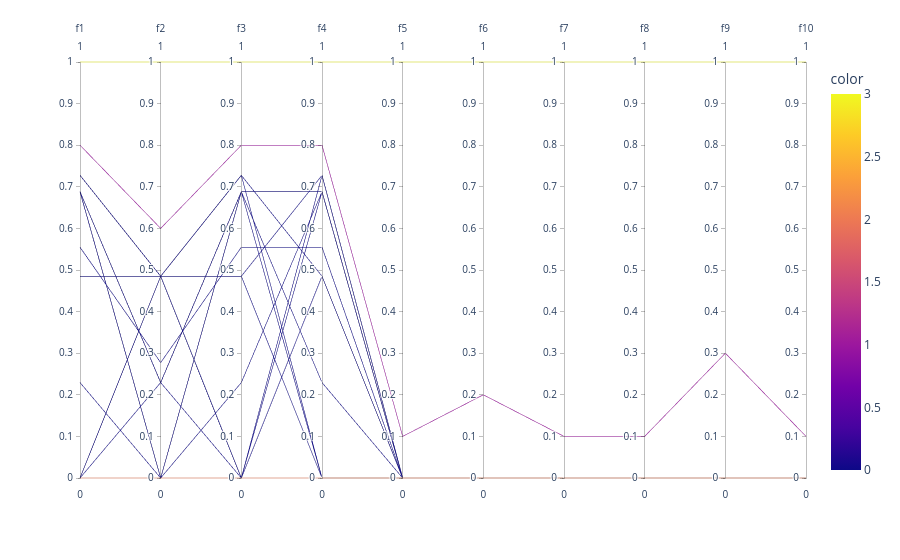

Notebook cell for this chart:
### Code cell
val_non_dom = [[0]] * len(val[non_dom,:])
val_non_dom = pd.DataFrame(np.hstack((val[non_dom,:], val_non_dom)), columns=columns)
ex.parallel_coordinates(
        pd.concat([val_non_dom, resp, ide, nad]),
        dimensions=problem.get_objective_names()[0],
        color="color")

### Figure 1 — Plotly figure (JSON) as saved in the notebook; plotly's stock layout.template omitted (floating-point values rounded to 4 significant figures)
{"data": [{"dimensions": [{"label": "f1", "values": [0, 0, 0, 0.2294, 0.5547, 0.4851, 0.4851, 0.6882, 0.6882, 0.6882, 0.6882, 0.7276, 0.7276, 0.8, 0, 1]}, {"label": "f2", "values": [0.2294, 0.4851, 0.4851, 0, 0.2774, 0.4851, 0.4851, 0, 0, 0.2294, 0.2294, 0.4851, 0.4851, 0.6, 0, 1]}, {"label": "f3", "values": [0.6882, 0.4851, 0.7276, 0.6882, 0.5547, 0, 0.7276, 0.2294, 0.6882, 0, 0.6882, 0, 0.4851, 0.8, 0, 1]}, {"label": "f4", "values": [0.6882, 0.7276, 0.4851, 0.6882, 0.5547, 0.7276, 0, 0.6882, 0.2294, 0.6882, 0, 0.4851, 0, 0.8, 0, 1]}, {"label": "f5", "values": [0, 0, 0, 0, 0, 0, 0, 0, 0, 0, 0, 0, 0, 0.1, 0, 1]}, {"label": "f6", "values": [0, 0, 0, 0, 0, 0, 0, 0, 0, 0, 0, 0, 0, 0.2, 0, 1]}, {"label": "f7", "values": [0, 0, 0, 0, 0, 0, 0, 0, 0, 0, 0, 0, 0, 0.1, 0, 1]}, {"label": "f8", "values": [0, 0, 0, 0, 0, 0, 0, 0, 0, 0, 0, 0, 0, 0.1, 0, 1]}, {"label": "f9", "values": [0, 0, 0, 0, 0, 0, 0, 0, 0, 0, 0, 0, 0, 0.3, 0, 1]}, {"label": "f10", "values": [0, 0, 0, 0, 0, 0, 0, 0, 0, 0, 0, 0, 0, 0.1, 0, 1]}], "domain": {"x": [0, 1], "y": [0, 1]}, "line": {"color": [0, 0, 0, 0, 0, 0, 0, 0, 0, 0, 0, 0, 0, 1, 2, 3], "coloraxis": "coloraxis"}, "name": "", "type": "parcoords"}], "layout": {"coloraxis": {"colorbar": {"title": {"text": "color"}}, "colorscale": [[0, "#0d0887"], [0.1111, "#46039f"], [0.2222, "#7201a8"], [0.3333, "#9c179e"], [0.4444, "#bd3786"], [0.5556, "#d8576b"], [0.6667, "#ed7953"], [0.7778, "#fb9f3a"], [0.8889, "#fdca26"], [1, "#f0f921"]]}, "legend": {"tracegroupgap": 0}, "margin": {"t": 60}}}
